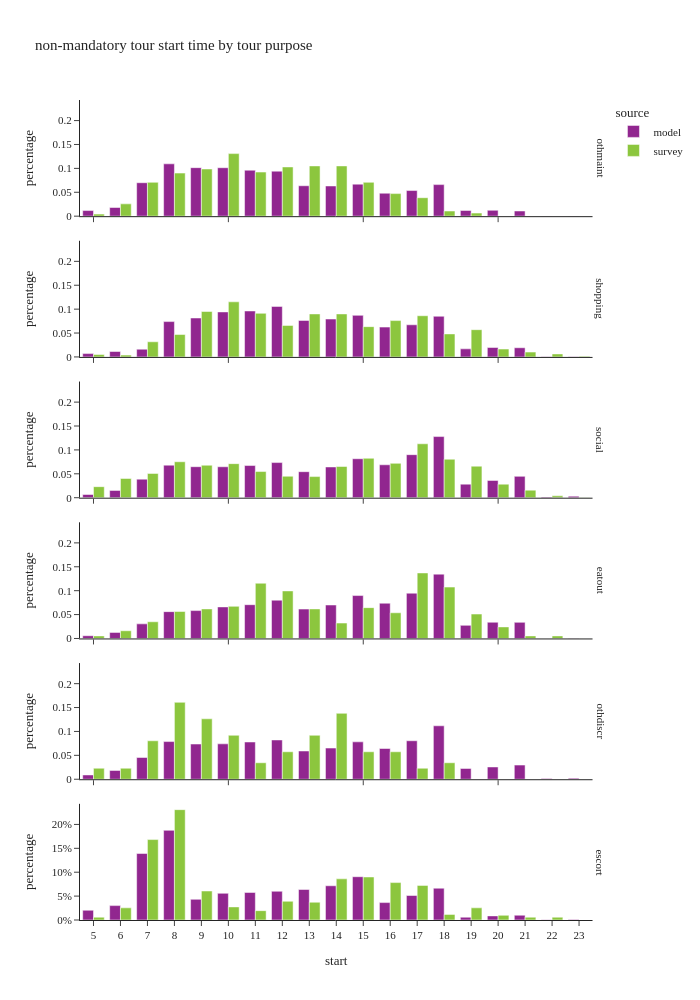

The code cell stored with this chart in its notebook:
### Code cell
df_plot = non_m_tour_data.groupby(['source','tour_type','start'], observed=True)[['tour_weight']].sum().reset_index()

df_plot['percentage'] = df_plot.groupby(['source','tour_type'], group_keys=False)['tour_weight']. \
    apply(lambda x: x / float(x.sum()))


fig = px.bar(df_plot, x="start", y="percentage", color="source",barmode="group",
             facet_row='tour_type',
             title="non-mandatory tour start time by tour purpose")

fig.for_each_annotation(lambda a: a.update(text = a.text.split("=")[-1]))

fig.update_layout(height=1000, width=700, yaxis=dict(tickformat=".0%"), xaxis=dict(dtick="1"))

fig.show()

### Figure 1 — Plotly figure (JSON) as saved in the notebook; plotly's stock layout.template omitted (floating-point values rounded to 4 significant figures)
{"data": [{"alignmentgroup": "True", "hovertemplate": "source=model<br>tour_type=othmaint<br>start=%{x}<br>percentage=%{y}<extra></extra>", "legendgroup": "model", "marker": {"color": "#91268F", "pattern": {"shape": ""}}, "name": "model", "offsetgroup": "model", "orientation": "v", "showlegend": true, "textposition": "auto", "type": "bar", "x": [5.0, 6.0, 7.0, 8.0, 9.0, 10.0, 11.0, 12.0, 13.0, 14.0, 15.0, 16.0, 17.0, 18.0, 19.0, 20.0, 21.0, 22.0, 23.0], "xaxis": "x6", "y": [0.01173, 0.01813, 0.06997, 0.1095, 0.1015, 0.1014, 0.0962, 0.09416, 0.06362, 0.06317, 0.06703, 0.04802, 0.05362, 0.06604, 0.01197, 0.01226, 0.01083, 0.0002896, 0.0005791], "yaxis": "y6"}, {"alignmentgroup": "True", "hovertemplate": "source=model<br>tour_type=shopping<br>start=%{x}<br>percentage=%{y}<extra></extra>", "legendgroup": "model", "marker": {"color": "#91268F", "pattern": {"shape": ""}}, "name": "model", "offsetgroup": "model", "orientation": "v", "showlegend": false, "textposition": "auto", "type": "bar", "x": [5.0, 6.0, 7.0, 8.0, 9.0, 10.0, 11.0, 12.0, 13.0, 14.0, 15.0, 16.0, 17.0, 18.0, 19.0, 20.0, 21.0, 22.0, 23.0], "xaxis": "x5", "y": [0.007022, 0.01135, 0.01614, 0.07396, 0.08144, 0.09418, 0.09617, 0.1057, 0.07634, 0.07928, 0.08702, 0.06242, 0.06726, 0.08508, 0.01692, 0.01968, 0.01919, 0.0003735, 0.0004685], "yaxis": "y5"}, {"alignmentgroup": "True", "hovertemplate": "source=model<br>tour_type=social<br>start=%{x}<br>percentage=%{y}<extra></extra>", "legendgroup": "model", "marker": {"color": "#91268F", "pattern": {"shape": ""}}, "name": "model", "offsetgroup": "model", "orientation": "v", "showlegend": false, "textposition": "auto", "type": "bar", "x": [5.0, 6.0, 7.0, 8.0, 9.0, 10.0, 11.0, 12.0, 13.0, 14.0, 15.0, 16.0, 17.0, 18.0, 19.0, 20.0, 21.0, 22.0, 23.0], "xaxis": "x4", "y": [0.006678, 0.0153, 0.03881, 0.0681, 0.06484, 0.06472, 0.06731, 0.07353, 0.05444, 0.06434, 0.08151, 0.06888, 0.09006, 0.1279, 0.02838, 0.03614, 0.04463, 0.001342, 0.003096], "yaxis": "y4"}, {"alignmentgroup": "True", "hovertemplate": "source=model<br>tour_type=eatout<br>start=%{x}<br>percentage=%{y}<extra></extra>", "legendgroup": "model", "marker": {"color": "#91268F", "pattern": {"shape": ""}}, "name": "model", "offsetgroup": "model", "orientation": "v", "showlegend": false, "textposition": "auto", "type": "bar", "x": [5.0, 6.0, 7.0, 8.0, 9.0, 10.0, 11.0, 12.0, 13.0, 14.0, 15.0, 16.0, 17.0, 18.0, 19.0, 20.0, 21.0, 22.0, 23.0], "xaxis": "x3", "y": [0.005728, 0.01269, 0.03056, 0.05614, 0.05833, 0.06601, 0.07067, 0.08011, 0.06147, 0.07002, 0.08979, 0.07376, 0.09472, 0.1346, 0.0274, 0.03391, 0.0337, 0.0001427, 0.0002378], "yaxis": "y3"}, {"alignmentgroup": "True", "hovertemplate": "source=model<br>tour_type=othdiscr<br>start=%{x}<br>percentage=%{y}<extra></extra>", "legendgroup": "model", "marker": {"color": "#91268F", "pattern": {"shape": ""}}, "name": "model", "offsetgroup": "model", "orientation": "v", "showlegend": false, "textposition": "auto", "type": "bar", "x": [5.0, 6.0, 7.0, 8.0, 9.0, 10.0, 11.0, 12.0, 13.0, 14.0, 15.0, 16.0, 17.0, 18.0, 19.0, 20.0, 21.0, 22.0, 23.0], "xaxis": "x2", "y": [0.008967, 0.01841, 0.04547, 0.07881, 0.07365, 0.07403, 0.07793, 0.08217, 0.0591, 0.06519, 0.07824, 0.06428, 0.08055, 0.1118, 0.02257, 0.02569, 0.0296, 0.001372, 0.002151], "yaxis": "y2"}, {"alignmentgroup": "True", "hovertemplate": "source=model<br>tour_type=escort<br>start=%{x}<br>percentage=%{y}<extra></extra>", "legendgroup": "model", "marker": {"color": "#91268F", "pattern": {"shape": ""}}, "name": "model", "offsetgroup": "model", "orientation": "v", "showlegend": false, "textposition": "auto", "type": "bar", "x": [5.0, 6.0, 7.0, 8.0, 9.0, 10.0, 11.0, 12.0, 13.0, 14.0, 15.0, 16.0, 17.0, 18.0, 19.0, 20.0, 21.0, 22.0, 23.0], "xaxis": "x", "y": [0.02042, 0.03008, 0.1391, 0.1876, 0.04323, 0.05582, 0.05763, 0.06011, 0.06381, 0.07162, 0.09055, 0.03644, 0.05126, 0.06653, 0.00584, 0.008612, 0.009988, 0.0005965, 0.0008032], "yaxis": "y"}, {"alignmentgroup": "True", "hovertemplate": "source=survey<br>tour_type=othmaint<br>start=%{x}<br>percentage=%{y}<extra></extra>", "legendgroup": "survey", "marker": {"color": "#8CC63E", "pattern": {"shape": ""}}, "name": "survey", "offsetgroup": "survey", "orientation": "v", "showlegend": true, "textposition": "auto", "type": "bar", "x": [5.0, 6.0, 7.0, 8.0, 9.0, 10.0, 11.0, 12.0, 13.0, 14.0, 15.0, 16.0, 17.0, 18.0, 19.0], "xaxis": "x6", "y": [0.004292, 0.02575, 0.07082, 0.09013, 0.09871, 0.1309, 0.09227, 0.103, 0.1052, 0.1052, 0.07082, 0.04721, 0.03863, 0.01073, 0.006438], "yaxis": "y6"}, {"alignmentgroup": "True", "hovertemplate": "source=survey<br>tour_type=shopping<br>start=%{x}<br>percentage=%{y}<extra></extra>", "legendgroup": "survey", "marker": {"color": "#8CC63E", "pattern": {"shape": ""}}, "name": "survey", "offsetgroup": "survey", "orientation": "v", "showlegend": false, "textposition": "auto", "type": "bar", "x": [5.0, 6.0, 7.0, 8.0, 9.0, 10.0, 11.0, 12.0, 13.0, 14.0, 15.0, 16.0, 17.0, 18.0, 19.0, 20.0, 21.0, 22.0, 23.0], "xaxis": "x5", "y": [0.00507, 0.003802, 0.03169, 0.04689, 0.09506, 0.1153, 0.09125, 0.06591, 0.08999, 0.08999, 0.06337, 0.07605, 0.08619, 0.04816, 0.05703, 0.01648, 0.01014, 0.006337, 0.001267], "yaxis": "y5"}, {"alignmentgroup": "True", "hovertemplate": "source=survey<br>tour_type=social<br>start=%{x}<br>percentage=%{y}<extra></extra>", "legendgroup": "survey", "marker": {"color": "#8CC63E", "pattern": {"shape": ""}}, "name": "survey", "offsetgroup": "survey", "orientation": "v", "showlegend": false, "textposition": "auto", "type": "bar", "x": [5.0, 6.0, 7.0, 8.0, 9.0, 10.0, 11.0, 12.0, 13.0, 14.0, 15.0, 16.0, 17.0, 18.0, 19.0, 20.0, 21.0, 22.0, 23.0], "xaxis": "x4", "y": [0.02309, 0.04024, 0.05079, 0.0752, 0.06794, 0.07124, 0.05475, 0.04485, 0.0442, 0.0653, 0.08245, 0.0719, 0.1128, 0.08047, 0.06596, 0.02836, 0.01583, 0.003958, 0.0006596], "yaxis": "y4"}, {"alignmentgroup": "True", "hovertemplate": "source=survey<br>tour_type=eatout<br>start=%{x}<br>percentage=%{y}<extra></extra>", "legendgroup": "survey", "marker": {"color": "#8CC63E", "pattern": {"shape": ""}}, "name": "survey", "offsetgroup": "survey", "orientation": "v", "showlegend": false, "textposition": "auto", "type": "bar", "x": [5.0, 6.0, 7.0, 8.0, 9.0, 10.0, 11.0, 12.0, 13.0, 14.0, 15.0, 16.0, 17.0, 18.0, 19.0, 20.0, 21.0, 22.0], "xaxis": "x3", "y": [0.005376, 0.01613, 0.03495, 0.05645, 0.06183, 0.0672, 0.1156, 0.09946, 0.06183, 0.03226, 0.06452, 0.05376, 0.1371, 0.1075, 0.05108, 0.02419, 0.005376, 0.005376], "yaxis": "y3"}, {"alignmentgroup": "True", "hovertemplate": "source=survey<br>tour_type=othdiscr<br>start=%{x}<br>percentage=%{y}<extra></extra>", "legendgroup": "survey", "marker": {"color": "#8CC63E", "pattern": {"shape": ""}}, "name": "survey", "offsetgroup": "survey", "orientation": "v", "showlegend": false, "textposition": "auto", "type": "bar", "x": [5.0, 6.0, 7.0, 8.0, 9.0, 10.0, 11.0, 12.0, 13.0, 14.0, 15.0, 16.0, 17.0, 18.0], "xaxis": "x2", "y": [0.02299, 0.02299, 0.08046, 0.1609, 0.1264, 0.09195, 0.03448, 0.05747, 0.09195, 0.1379, 0.05747, 0.05747, 0.02299, 0.03448], "yaxis": "y2"}, {"alignmentgroup": "True", "hovertemplate": "source=survey<br>tour_type=escort<br>start=%{x}<br>percentage=%{y}<extra></extra>", "legendgroup": "survey", "marker": {"color": "#8CC63E", "pattern": {"shape": ""}}, "name": "survey", "offsetgroup": "survey", "orientation": "v", "showlegend": false, "textposition": "auto", "type": "bar", "x": [5.0, 6.0, 7.0, 8.0, 9.0, 10.0, 11.0, 12.0, 13.0, 14.0, 15.0, 16.0, 17.0, 18.0, 19.0, 20.0, 21.0, 22.0], "xaxis": "x", "y": [0.005871, 0.02544, 0.1683, 0.2309, 0.06067, 0.0274, 0.01957, 0.03914, 0.03718, 0.08611, 0.09002, 0.07828, 0.07241, 0.01174, 0.02544, 0.009785, 0.005871, 0.005871], "yaxis": "y"}], "layout": {"annotations": [{"font": {}, "showarrow": false, "text": "escort", "textangle": 90, "x": 0.98, "xanchor": "left", "xref": "paper", "y": 0.07083, "yanchor": "middle", "yref": "paper"}, {"font": {}, "showarrow": false, "text": "othdiscr", "textangle": 90, "x": 0.98, "xanchor": "left", "xref": "paper", "y": 0.2425, "yanchor": "middle", "yref": "paper"}, {"font": {}, "showarrow": false, "text": "eatout", "textangle": 90, "x": 0.98, "xanchor": "left", "xref": "paper", "y": 0.4142, "yanchor": "middle", "yref": "paper"}, {"font": {}, "showarrow": false, "text": "social", "textangle": 90, "x": 0.98, "xanchor": "left", "xref": "paper", "y": 0.5858, "yanchor": "middle", "yref": "paper"}, {"font": {}, "showarrow": false, "text": "shopping", "textangle": 90, "x": 0.98, "xanchor": "left", "xref": "paper", "y": 0.7575, "yanchor": "middle", "yref": "paper"}, {"font": {}, "showarrow": false, "text": "othmaint", "textangle": 90, "x": 0.98, "xanchor": "left", "xref": "paper", "y": 0.9292, "yanchor": "middle", "yref": "paper"}], "barmode": "group", "height": 1000, "legend": {"title": {"text": "source"}, "tracegroupgap": 0}, "title": {"text": "non-mandatory tour start time by tour purpose"}, "width": 700, "xaxis": {"anchor": "y", "domain": [0.0, 0.98], "dtick": "1", "title": {"text": "start"}}, "xaxis2": {"anchor": "y2", "domain": [0.0, 0.98], "matches": "x", "showticklabels": false}, "xaxis3": {"anchor": "y3", "domain": [0.0, 0.98], "matches": "x", "showticklabels": false}, "xaxis4": {"anchor": "y4", "domain": [0.0, 0.98], "matches": "x", "showticklabels": false}, "xaxis5": {"anchor": "y5", "domain": [0.0, 0.98], "matches": "x", "showticklabels": false}, "xaxis6": {"anchor": "y6", "domain": [0.0, 0.98], "matches": "x", "showticklabels": false}, "yaxis": {"anchor": "x", "domain": [0.0, 0.1417], "tickformat": ".0%", "title": {"text": "percentage"}}, "yaxis2": {"anchor": "x2", "domain": [0.1717, 0.3133], "matches": "y", "title": {"text": "percentage"}}, "yaxis3": {"anchor": "x3", "domain": [0.3433, 0.485], "matches": "y", "title": {"text": "percentage"}}, "yaxis4": {"anchor": "x4", "domain": [0.515, 0.6567], "matches": "y", "title": {"text": "percentage"}}, "yaxis5": {"anchor": "x5", "domain": [0.6867, 0.8283], "matches": "y", "title": {"text": "percentage"}}, "yaxis6": {"anchor": "x6", "domain": [0.8583, 1.0], "matches": "y", "title": {"text": "percentage"}}}}
